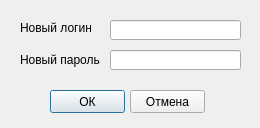
<?xml version="1.0" encoding="UTF-8"?>
<ui version="4.0">
 <class>Option</class>
 <widget class="QDialog" name="Option">
  <property name="windowModality">
   <enum>Qt::ApplicationModal</enum>
  </property>
  <property name="geometry">
   <rect>
    <x>0</x>
    <y>0</y>
    <width>260</width>
    <height>128</height>
   </rect>
  </property>
  <property name="windowTitle">
   <string>Настройки</string>
  </property>
  <property name="windowIcon">
   <iconset resource="res.qrc">
    <normaloff>:/new/prefix1/computer_8501.ico</normaloff>:/new/prefix1/computer_8501.ico</iconset>
  </property>
  <property name="modal">
   <bool>true</bool>
  </property>
  <widget class="QLabel" name="label">
   <property name="geometry">
    <rect>
     <x>20</x>
     <y>20</y>
     <width>71</width>
     <height>16</height>
    </rect>
   </property>
   <property name="text">
    <string>Новый логин</string>
   </property>
  </widget>
  <widget class="QLineEdit" name="lineEdit_2">
   <property name="geometry">
    <rect>
     <x>110</x>
     <y>50</y>
     <width>131</width>
     <height>20</height>
    </rect>
   </property>
  </widget>
  <widget class="QLineEdit" name="lineEdit">
   <property name="geometry">
    <rect>
     <x>110</x>
     <y>20</y>
     <width>131</width>
     <height>20</height>
    </rect>
   </property>
  </widget>
  <widget class="QLabel" name="label_2">
   <property name="geometry">
    <rect>
     <x>20</x>
     <y>50</y>
     <width>81</width>
     <height>20</height>
    </rect>
   </property>
   <property name="text">
    <string>Новый пароль</string>
   </property>
  </widget>
  <widget class="QPushButton" name="pushButton">
   <property name="geometry">
    <rect>
     <x>50</x>
     <y>90</y>
     <width>75</width>
     <height>23</height>
    </rect>
   </property>
   <property name="text">
    <string>ОК</string>
   </property>
  </widget>
  <widget class="QPushButton" name="pushButton_2">
   <property name="geometry">
    <rect>
     <x>130</x>
     <y>90</y>
     <width>75</width>
     <height>23</height>
    </rect>
   </property>
   <property name="text">
    <string>Отмена</string>
   </property>
  </widget>
 </widget>
 <resources>
  <include location="res.qrc"/>
 </resources>
 <connections/>
</ui>
